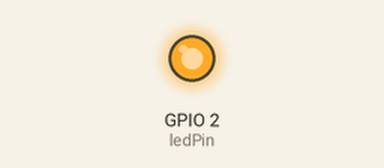
This program was run on a simulated ESP8266 (Wemos D1 mini). Shown: output pins drawn as LEDs (lit = HIGH). WiFi joins after 1.5 s; servers stay silent unless stated; web services answer with replies made up by the test bench; not simulated (calls return 0 or success): secrets.h; what the program prints to the serial monitor is not drawn.

Above: at 0.1 s.
At 1.3 s:
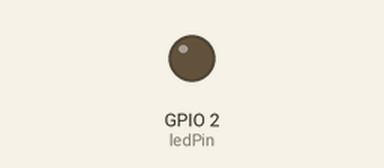
Timing chart, 0 to 2.8 s (numbered marks = the images above):
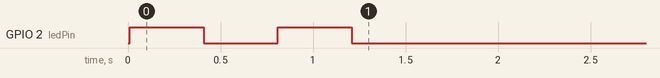

The program:

main.cpp
```cpp
#include <ESP8266WiFi.h>

//needed for library
#include <WiFiClientSecure.h>
#include <DNSServer.h>
#include <ESP8266WebServer.h>
#include <WiFiManager.h> //https://github.com/tzapu/WiFiManager

#include <Ticker.h>
Ticker ticker;

#include "secrets.h"

const int ledPin = LED_BUILTIN;

// --- IFTTT integration
String name = "Rogue_One";
String event = "call_home";

const char *IFTTT_URL = "maker.ifttt.com";
// auth key in secrets.h
const uint16_t httpsPort = 443;

void tick()
{
  //toggle state
  int state = digitalRead(ledPin); // get the current state of GPIO1 pin
  digitalWrite(ledPin, !state);    // set pin to the opposite state
}

//gets called when WiFiManager enters configuration mode
void configModeCallback(WiFiManager *myWiFiManager)
{
  Serial.println("Entered config mode");
  //if you used auto generated SSID, print it
  Serial.println(myWiFiManager->getConfigPortalSSID());
  Serial.println(WiFi.softAPIP());

  //entered config mode, make led toggle faster
  ticker.attach(0.1, tick);
}

void call_home()
{
  WiFiClientSecure s_client;

  if (!s_client.connect(IFTTT_URL, httpsPort))
  {
    Serial.println("Secure Connection failed");
    return;
  }

  String url = "/trigger/" + event + "/with/key/" + secrets::auth_key;

  IPAddress ip = WiFi.localIP();
  String source = "SSID (" + WiFi.SSID() + ") with IP (" + String(ip[0]) + '.' + String(ip[1]) + '.' + String(ip[2]) + '.' + String(ip[3]) + ")";

  String postData = "{\"value1\":\"" + name + "\",\"value2\":\"" + source + "\",\"value3\":\"" + "Test_Data" + "\"}";
  Serial.println("requesting URL: ");
  Serial.println(url);
  Serial.println("with parameters: ");
  Serial.println(postData);

  s_client.print(String("POST ") + url + " HTTP/1.1\r\n" +
                 "Host: " + IFTTT_URL + "\r\n" +
                 "User-Agent: ESP8266\r\n" +
                 "Accept: */*\r\n" +
                 "Content-Length: " + String(postData.length()) + "\r\n" +
                 "Content-Type: application/json\r\n" +
                 "Connection: close\r\n" +
                 "\r\n" +
                 postData + "\r\n");

  Serial.println("Request sent");
  Serial.println("Reply:");
  while (s_client.connected())
  {
    String line = s_client.readStringUntil('\n');
    Serial.println(line);
  }
}

void setup()
{
  Serial.begin(9600);
  delay(10);

  pinMode(ledPin, OUTPUT);
  digitalWrite(ledPin, !LOW);

  // start ticker with 0.5 because we start in AP mode and try to connect
  ticker.attach(0.4, tick);

  WiFiManager wifiManager;

  wifiManager.resetSettings();

  wifiManager.setAPCallback(configModeCallback);
  //set custom ip for portal
  wifiManager.setAPStaticIPConfig(IPAddress(192, 168, 1, 1), IPAddress(192, 168, 1, 1), IPAddress(255, 255, 255, 0));

  if (!wifiManager.autoConnect("ESP_AP"))
  {
    Serial.println("failed to connect and hit timeout");
    //reset and try again, or maybe put it to deep sleep
    ESP.reset();
    delay(1000);
  }

  //if you get here you have connected to the WiFi
  Serial.println("connected...yeey :)");
  ticker.detach();
  //keep LED on
  digitalWrite(LED_BUILTIN, LOW);

  call_home();
}

void loop()
{ /*
  // Check if a client has connected
  WiFiClient client = server.available();
  if (!client) {  //no client
    return;
  }

  // Wait until the client sends some data
  Serial.println("new client");
  while(!client.available()){
    delay(1);
  }

  // Read the first line of the request
  String request = client.readStringUntil('\r');
  Serial.println(request);
  client.flush();

  // Match the request

  int value = LOW;
  if (request.indexOf("/LED=ON") != -1) {
    digitalWrite(ledPin, !HIGH);
    value = HIGH;
  }
  if (request.indexOf("/LED=OFF") != -1){
    digitalWrite(ledPin, !LOW);
    value = LOW;
  }

  // Return the response
  client.println("HTTP/1.1 200 OK");
  client.println("Content-Type: text/html");
  client.println(""); //  do not forget this one
  client.println("<!DOCTYPE HTML>");
  client.println("<html>");

  client.print("Led pin is now: ");

  if(value == HIGH) {
    client.print("On");
  } else {
    client.print("Off");
  }
  client.println("<br><br>");
  client.println("Click <a href=\"/LED=ON\">here</a> turn the LED on pin 5 ON<br>");
  client.println("Click <a href=\"/LED=OFF\">here</a> turn the LED on pin 5 OFF<br>");
  client.println("</html>");

  delay(1);
  Serial.println("Client disconnected");
  Serial.println("");
*/
}
```
